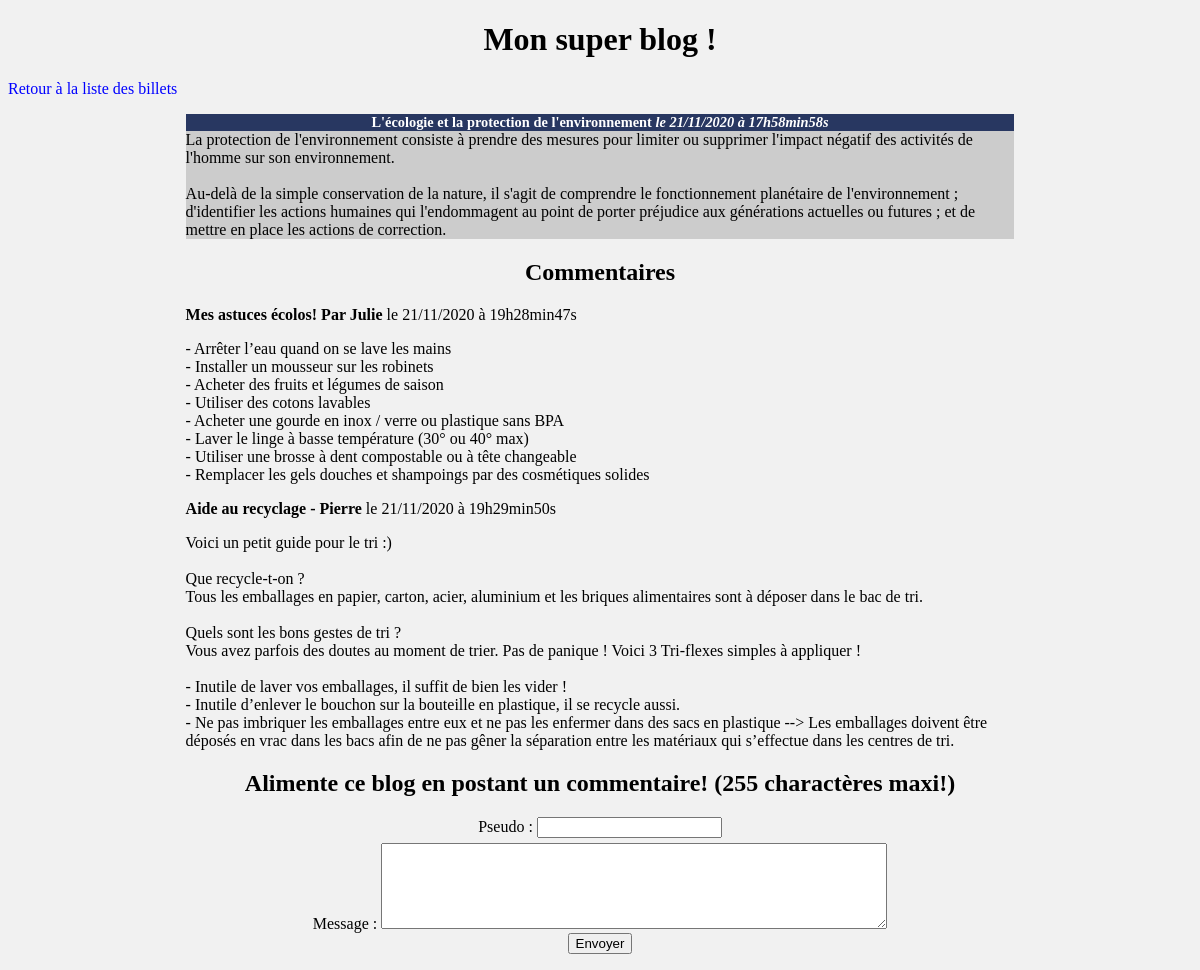
/commentaires.php?billet=2, run on the app's committed database.
### tables this page shows
CREATE TABLE `billets_blog` (
  `id` int(11) NOT NULL,
  `titre` varchar(255) NOT NULL,
  `contenu` text NOT NULL,
  `date_creation` datetime NOT NULL
);

CREATE TABLE `commentaires_blog` (
  `id` int(11) NOT NULL,
  `auteur` varchar(255) NOT NULL,
  `commentaire` text NOT NULL,
  `id_billet` int(11) NOT NULL,
  `date_commentaire` datetime NOT NULL DEFAULT CURRENT_TIMESTAMP
);

### commentaires.php (the view, shortened to what this page needs)
<!DOCTYPE html>
<html>
<head>
  <link rel="stylesheet" href="blog.css">
</head>
<body>
  <h1>Mon super blog !</h1>
  <p><a href="index.php">Retour à la liste des billets</a></p>
  <?php
  try
  {
    $bdd = new PDO('mysql:host=localhost;dbname=minichat;charset=utf8', 'root', 'root');
  }
  catch(Exception $e)
  {
    die('Erreur : '.$e->getMessage());
  }
  $req = $bdd->prepare('SELECT id, titre, contenu, DATE_FORMAT(date_creation, \'%d/%m/%Y à %Hh%imin%ss\') AS date_creation_fr FROM billets_blog WHERE id = ?');
  $req->execute([$_GET['billet']]);
  $donnees = $req->fetch();
  ?>
  <div class="news">
    <h3>
      <?php echo htmlspecialchars($donnees['titre']); ?>
      <em>le <?php echo $donnees['date_creation_fr']; ?></em>
    </h3>
    <p>
      <?php
      echo nl2br(htmlspecialchars($donnees['contenu']));
      ?>
    </p>
  </div>
  <h2>Commentaires</h2>
  <div>
    <?php
    $req = $bdd->prepare('SELECT auteur, commentaire, DATE_FORMAT(date_commentaire, \'%d/%m/%Y à %Hh%imin%ss\') AS date_commentaire_fr FROM commentaires_blog WHERE id_billet = ? ORDER BY date_commentaire');
    $req->execute([$_GET['billet']]);
    while ($donnees = $req->fetch())
    {
      ?>
      <p><strong><?php echo htmlspecialchars($donnees['auteur']); ?></strong> le <?php echo $donnees['date_commentaire_fr']; ?></p>
      <p><?php echo nl2br(htmlspecialchars($donnees['commentaire'])); ?></p>
      <?php
    }
    ?>
  </div>
  <h2>Alimente ce blog en postant un commentaire! (255 charactères maxi!)</h2>
  <form action="commentaires_post.php?billet=<?php echo $_GET['billet']; ?>" method="post">
    <p>
      <label for="pseudo">Pseudo :</label> <input type="text" name="pseudo" id="pseudo"><br>
      <label for="message">Message :</label>  <textarea name="message" rows="7" cols="40" id="message" maxlength="255" style="width:500px; height:80px; margin-top:5px;"></textarea><br>
      <input type="submit" value="Envoyer">
    </p>
  </form>
</body>
</html>

### blog.css (style rules this page uses)
body { background: #f1f1f1; }
h1, h2, h3 { text-align:center; }
h3 { background-color:rgb(40, 55, 97); color:white; font-size:0.9em; margin-bottom:0px; }
form { text-align: center; }
.news p { background-color:#CCCCCC; margin-top:0px; }
.news, div { width:70%; margin:auto; }
a { text-decoration: none; color: blue; }

### data on the page
billets_blog: titre "L'écologie et la protection de l'environnement", contenu "La protection de l'environnement consiste à prendre des mesures pour limiter ou supprimer l'impact négatif des activités de l'homme sur son environnement. Au-delà de la simple conservation de la nature, il s'agit de comprendre le fonctionnement planétaire de l'environnement ; d'identifier les actions humaines qui l'endommagent au point de porter préjudice aux générations actuelles ou futures ; et de mettre en place les actions de correction."
commentaires_blog: auteur "Mes astuces écolos! Par Julie", date_commentaire_fr "21/11/2020 à 19h28min47s", commentaire "- Arrêter l’eau quand on se lave les mains - Installer un mousseur sur les robinets - Acheter des fruits et légumes de saison - Utiliser des cotons lavables - Acheter une gourde en inox / verre ou plastique sans BPA - Laver le linge à basse température (30° ou 40° max) - Utiliser une brosse à dent compostable ou à tête changeable - Remplacer les gels douches et shampoings par des cosmétiques solides"
commentaires_blog: auteur "Aide au recyclage - Pierre", date_commentaire_fr "21/11/2020 à 19h29min50s", commentaire "Voici un petit guide pour le tri :) Que recycle-t-on ? Tous les emballages en papier, carton, acier, aluminium et les briques alimentaires sont à déposer dans le bac de tri. Quels sont les bons gestes de tri ? Vous avez parfois des doutes au moment de trier. Pas de panique ! Voici 3 Tri-flexes simples à appliquer ! - Inutile de laver vos emballages, il suffit de bien les vider ! - Inutile d’enlever le bouchon sur la bouteille en plastique, il se recycle aussi. - Ne pas imbriquer les emballages entre eux et ne pas les enfermer dans des sacs en plastique --> Les emballages doivent être déposés en vrac dans les bacs afin de ne pas gêner la séparation entre les matériaux qui s’effectue dans les…"

### other printed values
$donnees['date_creation_fr'] "21/11/2020 à 17h58min58s"
